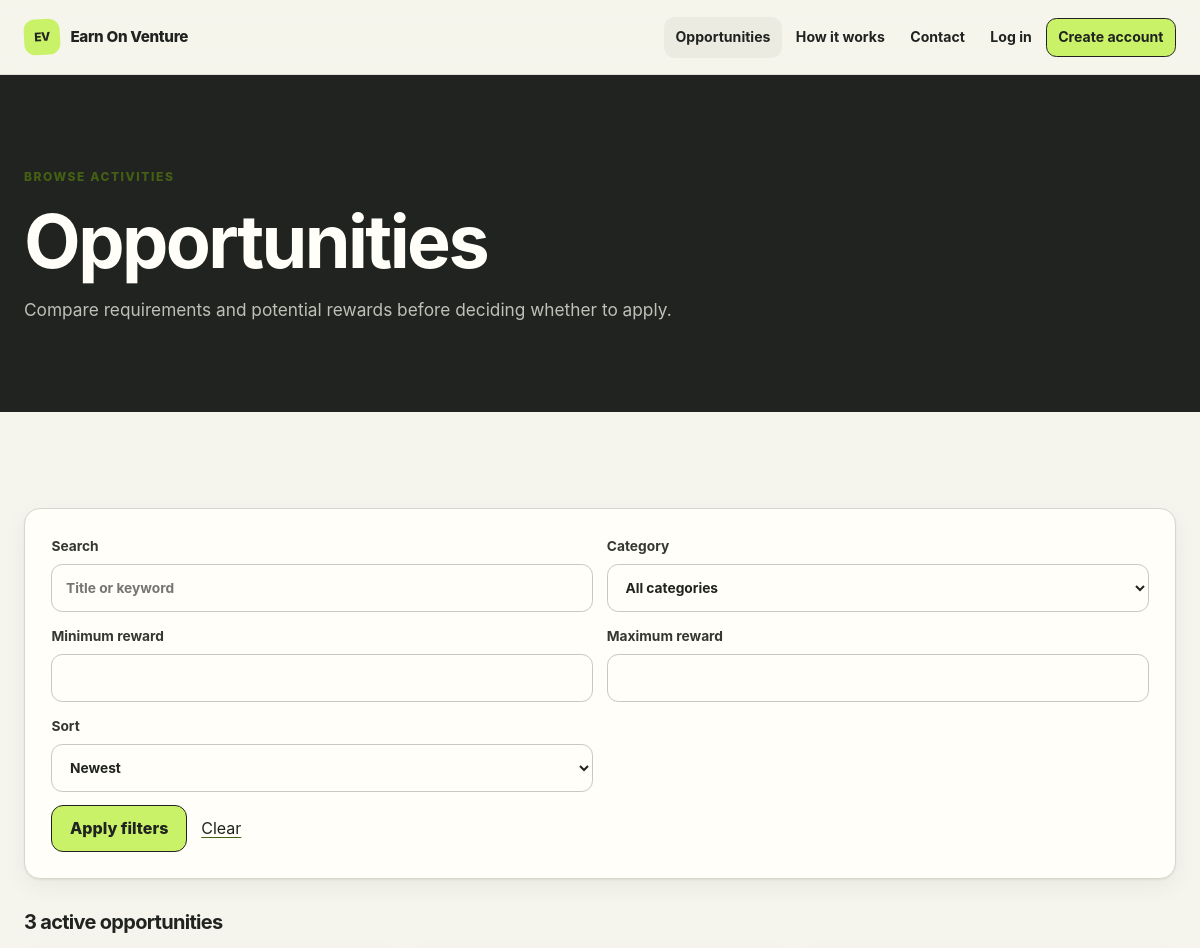
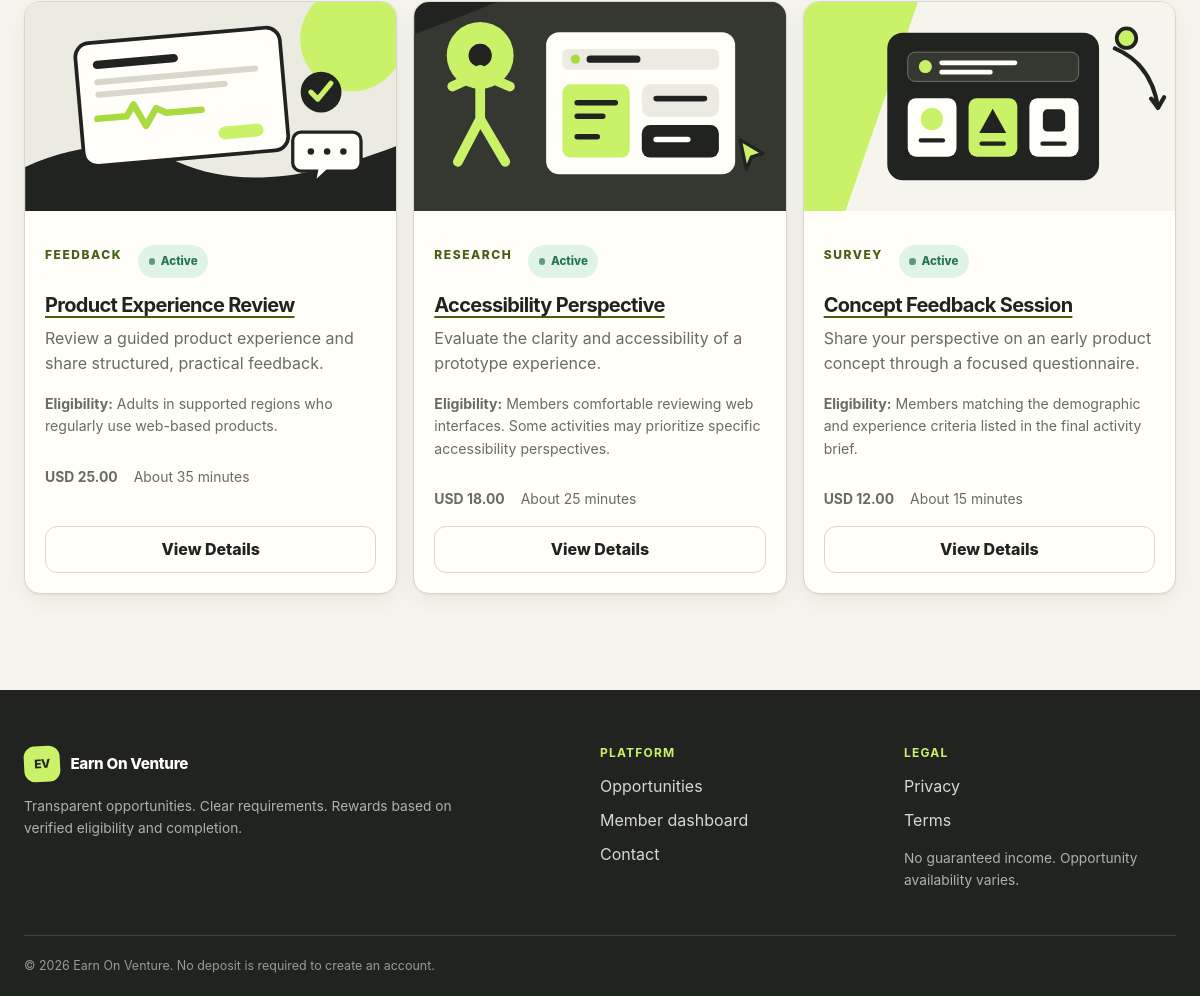
The page /opportunities.php on the database its author committed (2 pictures, top to bottom).
### tables this page shows
CREATE TABLE IF NOT EXISTS opportunities (
  id BIGINT UNSIGNED AUTO_INCREMENT PRIMARY KEY,
  title VARCHAR(180) NOT NULL,
  category VARCHAR(80) NOT NULL,
  short_description VARCHAR(300) NOT NULL,
  description TEXT NOT NULL,
  reward_amount DECIMAL(10,2) NOT NULL DEFAULT 0.00,
  currency CHAR(3) NOT NULL DEFAULT 'USD',
  eligibility TEXT NOT NULL,
  requirements TEXT NOT NULL,
  instructions TEXT NOT NULL,
  terms TEXT NOT NULL,
  estimated_minutes SMALLINT UNSIGNED NOT NULL,
  image_path VARCHAR(255) NULL,
  status ENUM('draft','active','inactive') NOT NULL DEFAULT 'draft',
  featured TINYINT(1) NOT NULL DEFAULT 0,
  created_by BIGINT UNSIGNED NULL,
  created_at TIMESTAMP NOT NULL DEFAULT CURRENT_TIMESTAMP,
  updated_at TIMESTAMP NOT NULL DEFAULT CURRENT_TIMESTAMP ON UPDATE CURRENT_TIMESTAMP,
  INDEX idx_opportunities_status_category (status, category),
  INDEX idx_opportunities_reward (reward_amount),
  CONSTRAINT fk_opportunity_creator FOREIGN KEY (created_by) REFERENCES users(id) ON DELETE SET NULL
);

### opportunities.php (the view, shortened to what this page needs)
<?php
require_once __DIR__ . '/functions.php';
$search = trim((string) ($_GET['search'] ?? ''));
$category = trim((string) ($_GET['category'] ?? ''));
$minRewardInput = trim((string) ($_GET['min_reward'] ?? ''));
$maxRewardInput = trim((string) ($_GET['max_reward'] ?? ''));
$sort = (string) ($_GET['sort'] ?? 'newest');
$page = max(1, (int) ($_GET['page'] ?? 1));
$perPage = 9;
$sortOptions = [
    'newest' => 'created_at DESC',
    'reward_high' => 'reward_amount DESC, created_at DESC',
    'reward_low' => 'reward_amount ASC, created_at DESC',
    'time_low' => 'estimated_minutes ASC, created_at DESC',
];
$where = ["status = 'active'"];
$params = [];
$whereSql = implode(' AND ', $where);
$countStmt = db()->prepare('SELECT COUNT(*) FROM opportunities WHERE ' . $whereSql);
$countStmt->execute($params);
$total = (int) $countStmt->fetchColumn();
$pages = max(1, (int) ceil($total / $perPage));
$page = min($page, $pages);
$offset = ($page - 1) * $perPage;
$listStmt = db()->prepare('SELECT id, title, category, short_description, reward_amount, currency, eligibility, estimated_minutes, image_path, status FROM opportunities WHERE ' . $whereSql . ' ORDER BY ' . $sortOptions[$sort] . ' LIMIT ? OFFSET ?');
$position = 1;
$listStmt->bindValue($position++, $perPage, PDO::PARAM_INT);
$listStmt->bindValue($position, $offset, PDO::PARAM_INT);
$listStmt->execute();
$opportunities = $listStmt->fetchAll();
$query = array_filter([
    'search' => $search,
    'category' => $category,
    'min_reward' => $minRewardInput,
    'max_reward' => $maxRewardInput,
    'sort' => $sort,
], static fn(string $value): bool => $value !== '');
render_header('Opportunities | ' . SITE_NAME, 'Search active feedback and research opportunities by category, reward, and time.');
?>
<section class="page-hero"><div class="container"><p class="eyebrow">Browse activities</p><h1>Opportunities</h1><p>Compare requirements and potential rewards before deciding whether to apply.</p></div></section>
<section class="section"><div class="container">
  <form method="get" class="filters card">
    <label>Search<input type="search" name="search" value="<?= e($search) ?>" placeholder="Title or keyword"></label>
    <label>Category<select name="category"><option value="">All categories</option></select></label>
    <label>Minimum reward<input type="number" name="min_reward" min="0" step="0.01" value="<?= e($minRewardInput) ?>"></label>
    <label>Maximum reward<input type="number" name="max_reward" min="0" step="0.01" value="<?= e($maxRewardInput) ?>"></label>
    <label>Sort<select name="sort"><option value="newest"<?= $sort === 'newest' ? ' selected' : '' ?>>Newest</option></select></label>
    <div class="filter-actions"><button class="btn" type="submit">Apply filters</button><a href="/opportunities.php">Clear</a></div>
  </form>
  <div class="results-heading"><h2><?= $total ?> active opportunit<?= $total === 1 ? 'y' : 'ies' ?></h2></div>
  <?php if ($opportunities): ?><div class="card-grid"><?php foreach ($opportunities as $item): ?><article class="card opportunity-card">
    <?php if ($item['image_path']): ?><img src="<?= e($item['image_path']) ?>" alt="" loading="lazy"><?php endif; ?><div class="card-meta"><span class="eyebrow"><?= e($item['category']) ?></span><?= status_badge($item['status']) ?></div><h3><a href="/opportunity.php?id=<?= (int) $item['id'] ?>"><?= e($item['title']) ?></a></h3><p><?= e($item['short_description']) ?></p><p class="eligibility"><strong>Eligibility:</strong> <?= e($item['eligibility']) ?></p><div class="opportunity-meta"><strong><?= e($item['currency']) ?> <?= e(number_format((float) $item['reward_amount'], 2)) ?></strong><span>About <?= (int) $item['estimated_minutes'] ?> minutes</span></div><a class="btn btn-secondary" href="/opportunity.php?id=<?= (int) $item['id'] ?>">View Details</a>
  </article><?php endforeach; ?></div><?= pagination_links($page, $pages, $query) ?><?php else: ?><div class="empty-state"><h2>No matching opportunities</h2><p>Try broadening your search or clearing a filter.</p></div><?php endif; ?>
</div></section>
<?php render_footer();

### functions.php (shortened to what this page needs)
<?php
function db(): PDO
{
    static $pdo;
    if ($pdo instanceof PDO) {
        return $pdo;
    }
    $dsn = sprintf('mysql:host=%s;port=%s;dbname=%s;charset=utf8mb4', DB_HOST, DB_PORT, DB_NAME);
    $pdo = new PDO($dsn, DB_USER, DB_PASS, [
        PDO::ATTR_ERRMODE => PDO::ERRMODE_EXCEPTION,
        PDO::ATTR_DEFAULT_FETCH_MODE => PDO::FETCH_ASSOC,
        PDO::ATTR_EMULATE_PREPARES => false,
    ]);
    return $pdo;
}
function e(?string $value): string
{
    return htmlspecialchars($value ?? '', ENT_QUOTES | ENT_SUBSTITUTE, 'UTF-8');
}
function current_user(): ?array
{
    if (empty($_SESSION['user_id'])) {
        return null;
    }
    $stmt = db()->prepare('SELECT id, full_name, email, role, status, auth_version, profile_bio, created_at FROM users WHERE id = ? LIMIT 1');
    $stmt->execute([(int) $_SESSION['user_id']]);
    $user = $stmt->fetch() ?: null;
    return $user;
}
function status_badge(string $status): string
{
    return '<span class="badge badge-' . e($status) . '">' . e(ucfirst($status)) . '</span>';
}
function render_header(string $title, string $description = '', string $bodyClass = ''): void
{
    $user = current_user();
    ?><!doctype html>
<html lang="en">
<head>
  <link rel="stylesheet" href="/assets/css/style.css">
</head>
<body class="<?= e($bodyClass) ?>">
<header class="site-header">
  <div class="container nav-wrap">
    <a class="logo" href="/"><span>EV</span> Earn On Venture</a>
    <nav class="site-nav" id="site-nav" aria-label="Primary">
      <a href="/opportunities.php">Opportunities</a>
      <a href="/#how-it-works">How it works</a>
      <a href="/contact.php">Contact</a>
      <?php if ($user): ?><a href="/dashboard.php">Dashboard</a><a class="btn btn-small" href="/logout.php">Logout</a>
      <?php else: ?><a href="/login.php">Log in</a><a class="btn btn-small" href="/register.php">Create account</a><?php endif; ?>
    </nav>
  </div>
</header>
<main>
<?php
}
function render_footer(): void
{
    ?>
</main>
<footer class="site-footer">
  <div class="container footer-grid">
    <div><a class="logo logo-light" href="/"><span>EV</span> Earn On Venture</a><p>Transparent opportunities. Clear requirements. Rewards based on verified eligibility and completion.</p></div>
    <div><h2>Platform</h2><a href="/opportunities.php">Opportunities</a><a href="/dashboard.php">Member dashboard</a><a href="/contact.php">Contact</a></div>
    <div><h2>Legal</h2><a href="/privacy.php">Privacy</a><a href="/terms.php">Terms</a><p>No guaranteed income. Opportunity availability varies.</p></div>
  </div>
  <div class="container footer-bottom">&copy; <?= date('Y') ?> Earn On Venture. No deposit is required to create an account.</div>
</footer>
</body>
</html><?php
}
    ?>

### rows shown on the page
opportunities: image_path (picture), category "FEEDBACK", status "Active", title "Product Experience Review", short_description "Review a guided product experience and share structured, practical feedback.", eligibility "Adults in supported regions who regularly use web-based products.", currency "USD", reward_amount "25.00", estimated_minutes "35"
opportunities: image_path (picture), category "RESEARCH", status "Active", title "Accessibility Perspective", short_description "Evaluate the clarity and accessibility of a prototype experience.", eligibility "Members comfortable reviewing web interfaces. Some activities may prioritize specific accessibility perspectives.", currency "USD", reward_amount "18.00", estimated_minutes "25"
opportunities: image_path (picture), category "SURVEY", status "Active", title "Concept Feedback Session", short_description "Share your perspective on an early product concept through a focused questionnaire.", eligibility "Members matching the demographic and experience criteria listed in the final activity brief.", currency "USD", reward_amount "12.00", estimated_minutes "15"

### other values the page prints
$total "3"
